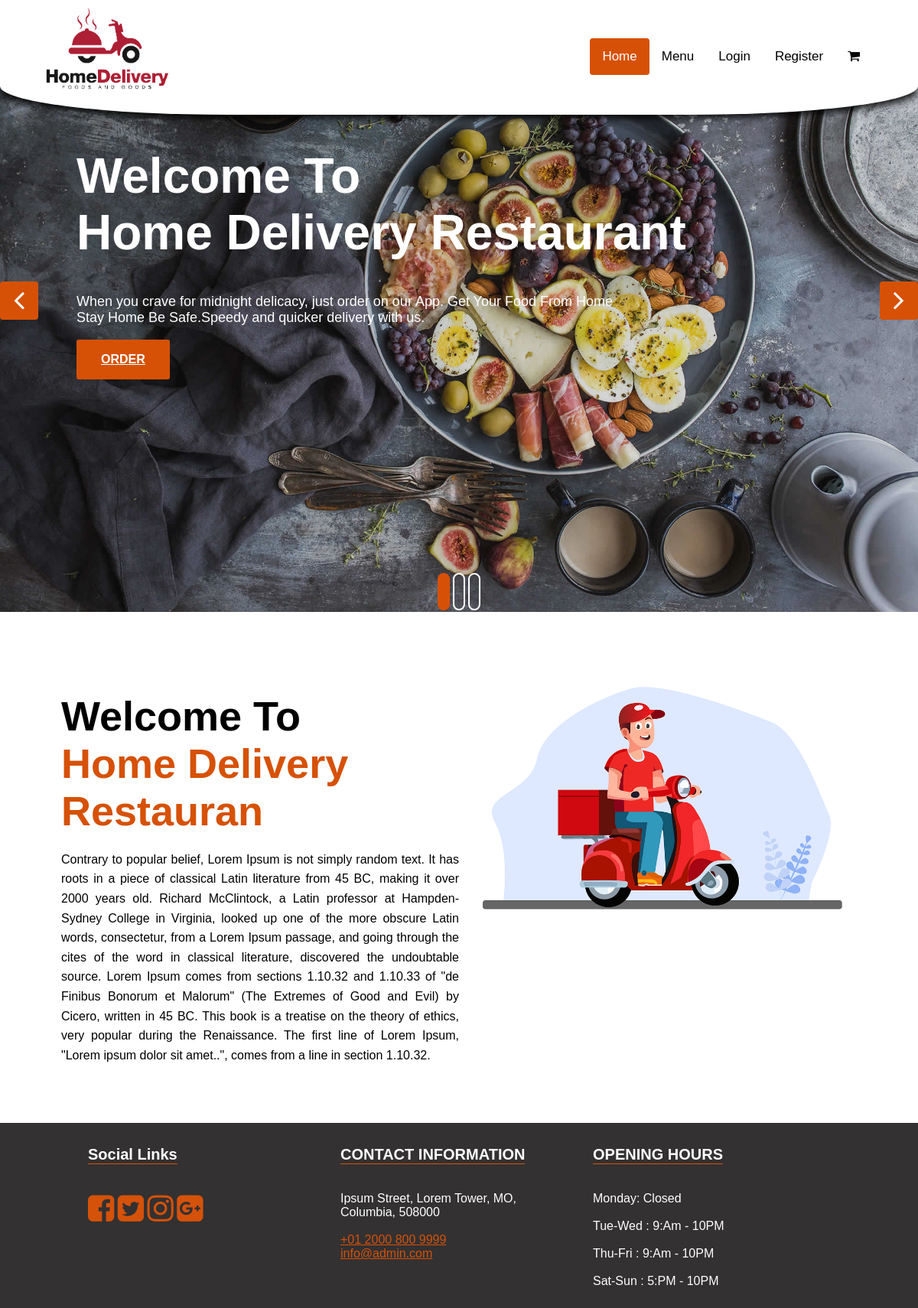
The page / on the database its author committed.
### tables this page shows
CREATE TABLE `settings` (
  `id` int(11) NOT NULL,
  `about_title` text NOT NULL,
  `about_detail` text NOT NULL,
  `about_img` varchar(255) NOT NULL,
  `fb_link` varchar(255) NOT NULL,
  `tw_link` varchar(255) NOT NULL,
  `ins_link` varchar(255) NOT NULL,
  `gplus_link` varchar(255) NOT NULL,
  `contact_info` text NOT NULL,
  `opening_hours` text NOT NULL,
  `currency` enum('GBP','USD','EURO') NOT NULL DEFAULT 'GBP'
);

### index.php (the view, shortened to what this page needs)
<?php
include 'includes/header.php'; ?>
		<div id="slides" class="cover-slides">
			<ul class="slides-container">
				<li class="text-left">
					<img src="img/slider-01.jpg" alt="">
					<div class="slide-container">
						<h1 class="slider-h1"><strong>Welcome To <br> Home Delivery Restaurant</strong></h1>
						<p class="slider-p">When you crave for midnight delicacy, just order on our App. Get Your Food From Home<br>
						Stay Home Be Safe.Speedy and quicker delivery with us.</p>
						<p>
							<a class="btn btn-outline-new-white" href="menu.php">Order</a>
						</p>
					</div>
				</li>
			</ul>
			<div class="slides-navigation">
				<a href="#" class="next"><i class="fa fa-angle-right" aria-hidden="true"></i></a>
				<a href="#" class="prev"><i class="fa fa-angle-left" aria-hidden="true"></i></a>
			</div>
		</div>
		<section class="about-section">
			<div class="container">
				<div class="left-box">
					<h2><?php echo $rowS['about_title'];?></h2>
					<p><?php echo $rowS['about_detail'];?></p>
				</div>
				<div class="right-box">
					<img src="img/<?php echo $rowS['about_img'];?>" alt="">
				</div>
			</div>
		</section>
<?php include 'includes/footer.php'; ?>

### includes/footer.php (shortened to what this page needs)
<footer>
	<div class="container">
		<div class="col-1">
			<h3>Social Links</h3>
			<ul>
				<li><a href="<?php echo $rowS['fb_link'];?>"><i class="fa fa-facebook-square" aria-hidden="true"></i></a></li>
				<li><a href="<?php echo $rowS['tw_link'];?>"><i class="fa fa-twitter-square" aria-hidden="true"></i></a></li>
				<li><a href="<?php echo $rowS['ins_link'];?>"><i class="fa fa-instagram" aria-hidden="true"></i></a></li>
				<li><a href="<?php echo $rowS['gplus_link'];?>"><i class="fa fa-google-plus-square" aria-hidden="true"></i></a></li>
			</ul>
		</div>
		<div class="col-1">
			<h3>CONTACT INFORMATION</h3>
			<p>
				<?php echo $rowS['contact_info'];?>
			</p>
		</div>
		<div class="col-1">
			<h3>OPENING HOURS</h3>
			<p>
				<?php echo $rowS['opening_hours'];?>
			</p>
		</div>
	</div>
</footer>
</div>
</body>
</html>

### css/main.css (style rules this page uses)
body { margin: 0; font-family: Arial, Helvetica, sans-serif; }
.slide-container { max-width: 1000px; width: 100%; margin: 0px auto; height: 100%; position: relative; z-index: 2; padding-top: 150px; }
.cover-slides { height: 100vh; }
.slides-navigation a { background: #d65106; position: absolute; height: 50px; width: 50px; top: 50%; font-size: 20px; display: block; color: #fff; border-radius: 4px; line-height: 63px; text-align: center; transition: all .3s ease-in-out; }
.slides-navigation a i { font-size: 40px; }
.btn { text-transform: uppercase; padding: 19px 36px; }
.btn { display: inline-block; font-weight: 600; text-align: center; white-space: nowrap; vertical-align: middle; -webkit-user-select: none; -moz-user-select: none; -ms-user-select: none; user-select: none; border: 2px solid transparent; padding: 12px 30px; font-size: 16px; line-height: 1.5; border-radius: .1875rem; transition: color .15s ease-in-out, background-color .15s ease-in-out, border-color .15s ease-in-out, box-shadow .15s ease-in-out; }
.btn-outline-new-white { color: #fff; background-color: #d65106; background-image: none; border-color: #d65106; }
.cover-slides h1 { font-family: 'Rubik', sans-serif; font-weight: 500; font-size: 64px; color: #fff; }
.cover-slides p { font-size: 18px; color: #fff; }
.about-section { padding: 60px 80px; }
.about-section .container .left-box { width: 50%; float: left; }
.about-section .container .right-box { float: right; width: 50%; }
.about-section h2 { font-size: 54px; margin-bottom: 20px; }
.about-section h2 span { color: #d65106; display: block; }
.about-section p { font-size: 16px; line-height: 1.6em; text-align: justify; }
.about-section img { max-width: 600px; width: 100%; }
footer { background-color: #333131; color: #fff; }
footer .container { max-width: 1000px; width: 100%; margin: 0px auto; }
footer .container .col-1 { float: left; width: 30%; padding: 10px 15px; }
footer .container .col-1 a { color: #d5520a; }
footer .container .col-1 h3 { text-align: left; font-size: 20px; border-bottom: 1px solid #d5530c; display: inline-block; }
footer .container .col-1 ul { padding: 0px; list-style: none; }
footer .container .col-1 ul li { display: inline-block; }
footer .container .col-1 ul li a { font-size: 40px; color: #d5520a; }

### css/superslides.css (style rules this page uses)
#slides { position: relative; }
#slides .slides-container { display: none; }
.slides-navigation { margin: 0 auto; position: absolute; z-index: 3; top: 46%; width: 100%; }
.slides-navigation a { position: absolute; display: block; }
.slides-navigation a.prev { left: 0; }
.slides-navigation a.next { right: 0; }

### rows shown on the page
settings: about_title "Welcome To Home Delivery Restauran", about_detail "Contrary to popular belief, Lorem Ipsum is not simply random text. It has roots in a piece of classical Latin literature from 45 BC, making it over 2000 years old. Richard McClintock, a Latin professor at Hampden-Sydney College in Virginia, looked up one of the more obscure Latin words, consectetur, from a Lorem Ipsum passage, and going through the cites of the word in classical literature, discovered the undoubtable source. Lorem Ipsum comes from sections 1.10.32 and 1.10.33 of \"de Finibus Bonorum et Malorum\" (The Extremes of Good and Evil) by Cicero, written in 45 BC. This book is a treatise on the theory of ethics, very popular during the Renaissance. The first line of Lorem Ipsum,…", about_img (picture), contact_info "Ipsum Street, Lorem Tower, MO, Columbia, 508000 +01 2000 800 9999 info@admin.com", opening_hours "Monday: Closed Tue-Wed : 9:Am - 10PM Thu-Fri : 9:Am - 10PM Sat-Sun : 5:PM - 10PM"

### other values the page prints
$link['text'] "Login"
$link['text'] "Register"
